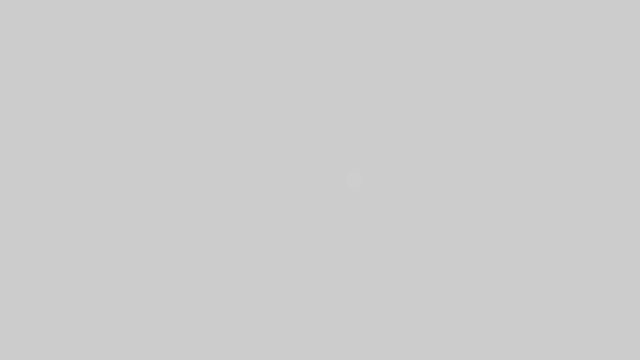
Frame 1 (no input)
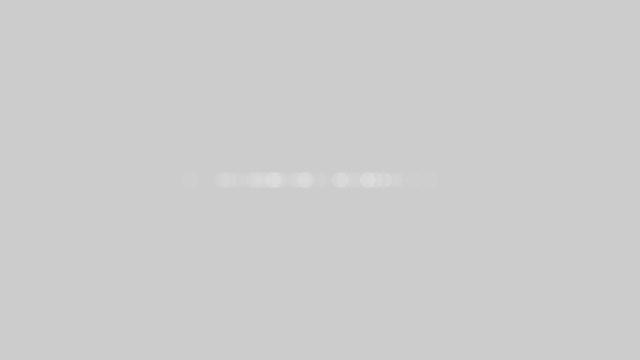
Frame 60 (the mouse pressed at the canvas centre just before this capture)
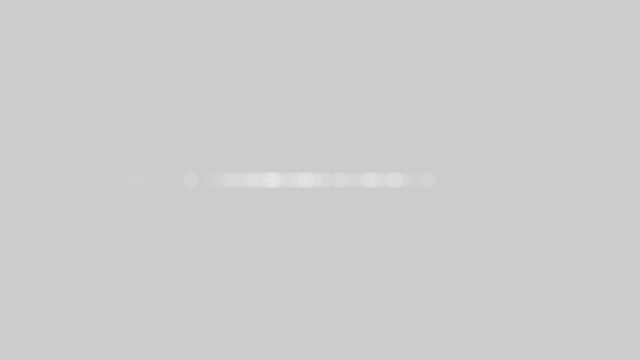
Frame 120 (the mouse held since frame 60 and released just before this capture)

The Processing sketch that drew these frames (run headless with seeded random() and noise(); from frame 60 on, the mouse is pressed at the canvas centre):

// Processing sketch: sketch_190324c
// ── sketch_190324c.pde
import java.util.*;

Random generator;

void setup(){
  size(640,360);
  generator = new Random();
}

void draw(){
   float num = (float)generator.nextGaussian();
   float sd = 60;
   float mean = 320;
   float x = sd*num + mean;
   
   noStroke();
   fill(255,10);
   ellipse(x,180,16,16);
}
